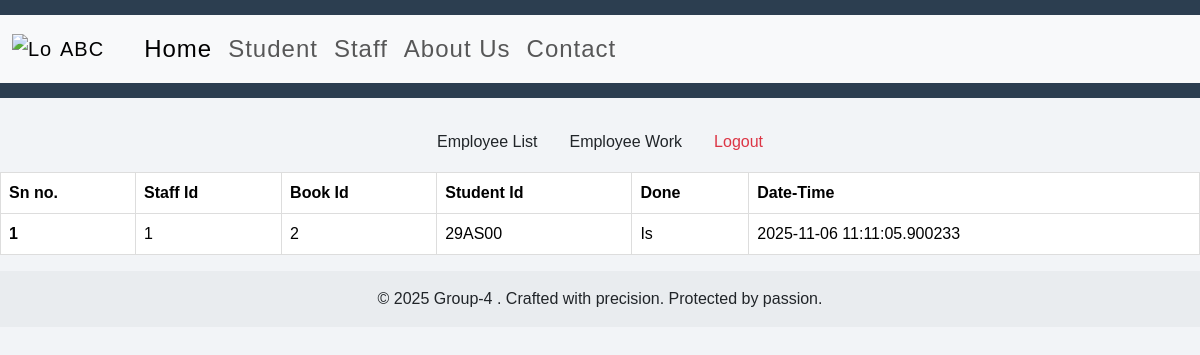
The app's page /staffwork with its own data.
### app.py (models this page shows)
class History(db.Model):
    id = db.Column(db.Integer,primary_key=True)
    sid = db.Column(db.Integer) #staff
    name = db.Column(db.String(50)) #student name
    bid = db.Column(db.Integer) #book id
    done = db.Column(db.String(2)) #Issue:Is Renew:Rn Return:Rt
    date = db.Column(db.DateTime,default=datetime.now)

### app.py (the view)
@app.route("/staffwork")
def Staff_Work():
    return render_template("staffwork.html",work=History.query.all())

### templates/staffwork.html (shortened to what this page needs)
{% extends "base.html" %}
{% block b %}
<br>
<ul class="nav justify-content-center">
  <li class="nav-item">
    <a class="nav-link text-dark" href="/admin">Employee List</a>
  </li>
  <li class="nav-item">
    <a class="nav-link text-dark" href="/staffwork">Employee Work</a>
  </li>
  <li class="nav-item">
    <a class="nav-link text-danger" href="/logout">Logout</a>
  </li>
</ul>
<table class="table">
    <thead>
        <tr>
            <th scope="col">Sn no.</th>
            <th scope="col">Staff Id</th>
            <th scope="col">Book Id</th>
            <th scope="col">Student Id</th>
            <th scope="col">Done</th>
            <th scope="col">Date-Time</th>
        </tr>
    </thead>
    <tbody>
        {% for each in work %}
        <tr>
            <th scope="row">{{loop.index}}</th>
            <td>{{each.sid}}</td>
            <td>{{each.bid}}</td>
            <td>{{each.name}}</td>
            <td>{{each.done}}</td>
            <td>{{each.date}}</td>
        </tr>
        {% endfor %}
    </tbody>
</table>
{% endblock b %}

### static/style.css (style rules this page uses)
body { font-family: 'Poppins', sans-serif; background: #f2f4f7; margin: 0; padding: 0; }
table { width: 100%; border-collapse: collapse; margin-top: 10px; }
th, td { border: 1px solid #ddd; text-align: left; padding: 10px; }
th { background-color: #3498db; color: white; }

### records on screen
History: sid "1", bid "2", name "29AS00", done "Is", date "2025-11-06 11:11:05.900233"
